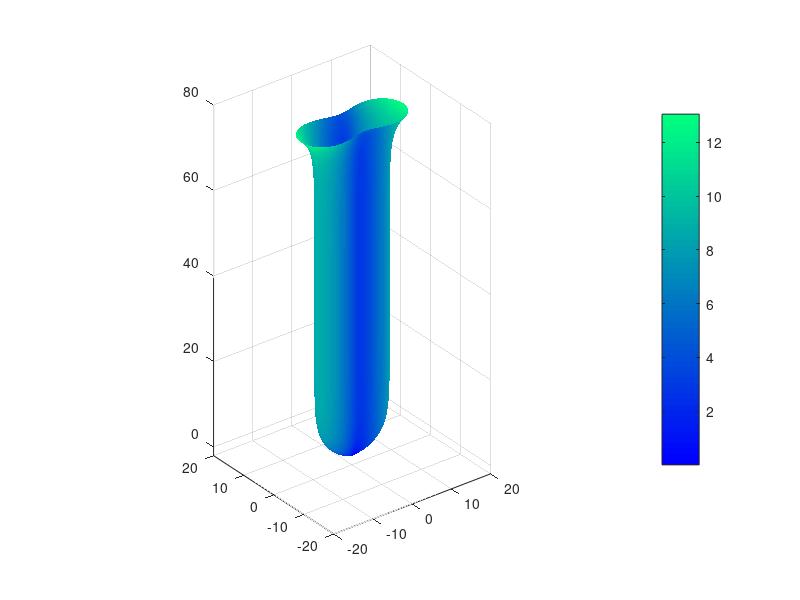

The MATLAB source for this figure:
%% Crypt Fission (Cassini?)
clear; close all; clc

% Discretize space
N_u = 120; 
u = linspace(0, 2*pi, N_u);
N_v = 120; 
v = linspace(0, 1, N_v)';
[U_mesh, V_mesh] = meshgrid(u, v);

% Crypt Geometry
L = 78;                
r_b = 41 / (2 * pi); 
r_t = 10 / pi;       
alpha = 0.3;       

Z = L * V_mesh;
R_z = r_b * (1 - exp(-alpha * Z)) + r_t * exp(alpha * (Z - L));


% Plot
figure(1)
for c = -10 : 120
   
    A = 1 ./ (1 + exp(0.15 * (Z - c)));
    if c < 0
        A = A * exp(c); 
    end 
    
   
    b = R_z; 
    a = 0.90 * b .* A; 
   % b = sqrt(R_z.^2 + R_z.*a);

    
    % Cassini
    r_sq = a.^2 .* cos(2 * U_mesh) + sqrt(b.^4 - a.^4 .* sin(2 * U_mesh).^2);
    lambda = sqrt(r_sq);
    
    % Cartesian coordinates
    X = lambda .* cos(U_mesh);
    Y = lambda .* sin(U_mesh);
    
    % Surface
    surf(X, Y, Z, lambda)
    shading interp
    colormap winter
    colorbar
    axis equal
    view(3)
    xlim([-20 20])
    ylim([-20 20])
    zlim([-2 80])
    drawnow
end
